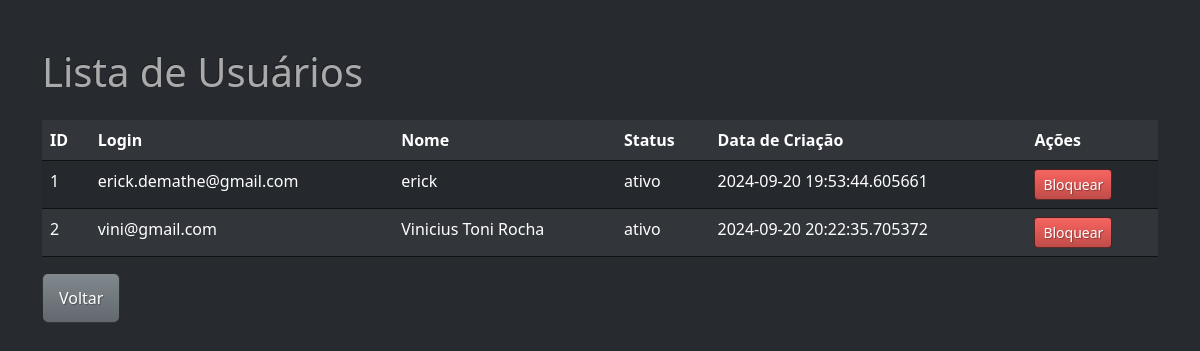
The page /usuarios on the database as committed earlier.
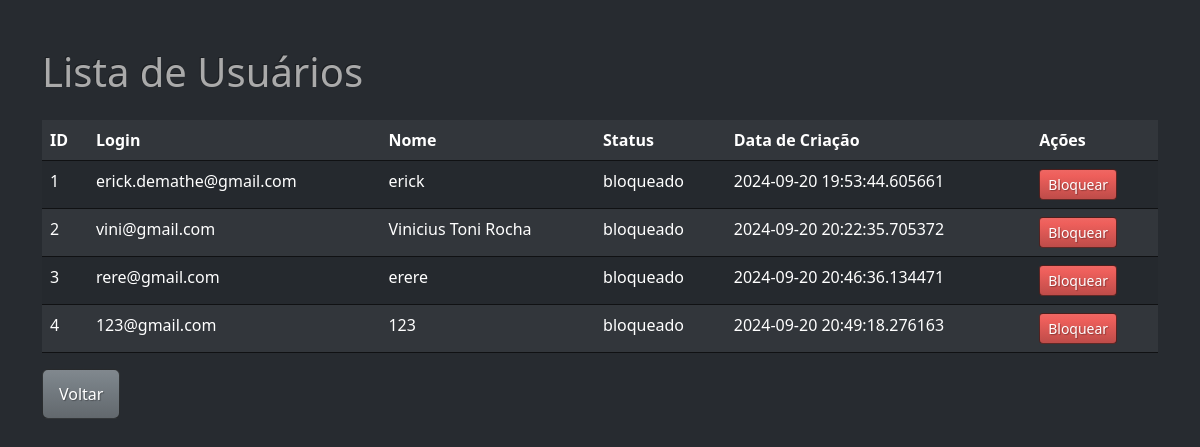
The same page on the database as committed later.
### tables this page shows
CREATE TABLE usuarios (
    id INTEGER PRIMARY KEY AUTOINCREMENT,
    login TEXT UNIQUE NOT NULL,
    senha TEXT NOT NULL,
    nome TEXT NOT NULL,
    data_criacao TEXT NOT NULL,  -- Armazena a data como string no formato ISO8601
    status TEXT CHECK( status IN ('ativo','bloqueado') ) NOT NULL DEFAULT 'ativo',
    data_ultima_atualizacao TEXT  -- Pode ser nulo na criaÃ§Ã£o, preenchido em atualizaÃ§Ãµes
);

### main.py (the view)
@app.route('/usuarios', methods=['GET'])
def get_users():
    db = get_db()
    users = db.execute('SELECT * FROM usuarios').fetchall()
    return render_template('usuarios.html', users=users)

### main.py (called while the page is built)
def get_db():
    db = sqlite3.connect(DATABASE)
    db.row_factory = sqlite3.Row
    return db

### templates/usuarios.html (shortened to what this page needs)
<!DOCTYPE html>
<html lang="pt-BR">
<head>
    <link rel="stylesheet" href="{{url_for('static', filename='css/bootstrap.min.css')}}">
</head>
<body>
    <div class="container mt-5">
        <h1 class="mb-4">Lista de Usuários</h1>
        <table class="table table-striped">
            <thead>
                <tr>
                    <th>ID</th>
                    <th>Login</th>
                    <th>Nome</th>
                    <th>Status</th>
                    <th>Data de Criação</th>
                    <th>Ações</th>
                </tr>
            </thead>
            <tbody>
                {% for user in users %}
                <tr>
                    <td>{{ user.id }}</td>
                    <td>{{ user.login }}</td>
                    <td>{{ user.nome }}</td>
                    <td>{{ user.status }}</td>
                    <td>{{ user.data_criacao }}</td>
                    <td>
                        <form action="{{ url_for('block_user', id=user.id) }}" method="POST" style="display:inline;">
                            <button type="submit" class="btn btn-danger btn-sm">Bloquear</button>
                        </form>
                    </td>
                </tr>
                {% endfor %}
            </tbody>
        </table>
        <a href="{{ url_for('home') }}" class="btn btn-secondary">Voltar</a>
    </div>
</body>
</html>

Rows that differ between the two databases and show on the page:
changed usuarios "erick.demathe@gmail.com": status "ativo" → "bloqueado"
changed usuarios "vini@gmail.com": status "ativo" → "bloqueado"
added usuarios: id "3", login "rere@gmail.com", nome "erere", status "bloqueado", data_criacao "2024-09-20 20:46:36.134471"
added usuarios: id "4", login "123@gmail.com", nome "123", status "bloqueado", data_criacao "2024-09-20 20:49:18.276163"
